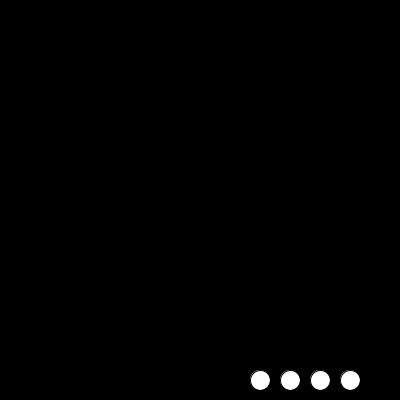
Frame 1 (no input)
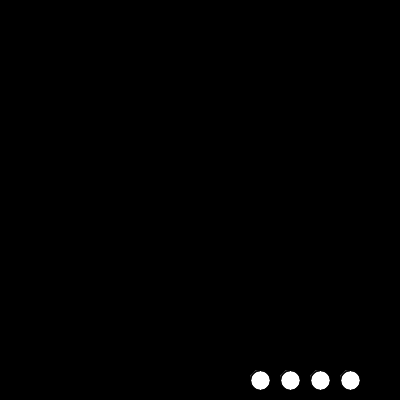
Frame 60 (the mouse pressed at the canvas centre just before this capture)
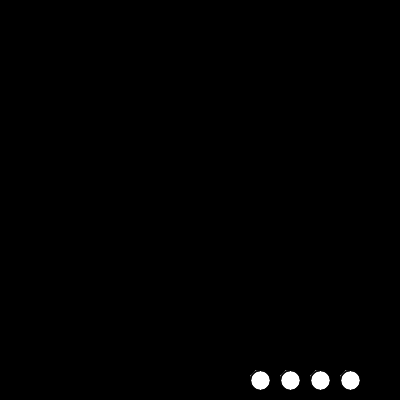
Frame 120 (the mouse held since frame 60 and released just before this capture)

The Processing sketch that drew these frames (run headless with seeded random() and noise(); from frame 60 on, the mouse is pressed at the canvas centre):

// Processing sketch: processing_99650
// ── processing_99650.pde

int x1 = 250;
int y1 = 370;
int x2 = x1+30;
//int y2 = y1+30;
int x3 = x2+30;
//int y3 = y2+30;
int x4 = x3+30;

float[] a = new float[75];
float[] b = new float[75];
float[] c = new float[75];
float[] d = new float[75];

void setup() {
  size (400,400);
  stroke(0);
  background(0);
}
void draw() {
  ellipse (x1+10,y1+10,20,20);
  ellipse (x2+10,y1+10,20,20);
  ellipse (x3+10,y1+10,20,20);
  ellipse (x4+10,y1+10,20,20);
  fill(255,255,255,30);
  if ((mouseX >= x4)&&(mouseX <= (x4 +20))&&(mouseY >= y1)&&(mouseY <= (y1 + 20)) 
    &&(mousePressed)) { 
    background(0);
  }

}
void mousePressed() {
  if ((mouseX >= x1)&&(mouseX <= x1 +20)&&(mouseY >= y1)&&(mouseY <= y1 + 20) 
    &&(mousePressed)) { 
    for(int i=0;i < 75;i++)  {
      a[i]=random(0,400);
      b[i]=random(0,400);
      c[i]=random(0,400);
      d[i]=random(0,400);  
      stroke(0);
      fill(2*i,0,3*i,0.75*i);
      rect(a[i],b[i],i,i*1.5) ;
    }
  }
  if ((mouseX >= x2)&&(mouseX <= x2 +20)&&(mouseY >= y1)&&(mouseY <= y1 + 20) 
    &&(mousePressed)) { 
    for(int e=0;e < 75;e++)  {
      a[e]=random(0,400);
      b[e]=random(0,400);
      c[e]=random(0,400);
      d[e]=random(0,400);  
      stroke(0);
      fill(e,1*e,3*e,2*e);
      ellipse(a[e],b[e],e*random(0,4),e*random(0,2)) ;
    }

  }
  if ((mouseX >= x3)&&(mouseX <= (x3 +20))&&(mouseY >= y1)&&(mouseY <= (y1 + 20)) 
    &&(mousePressed)) { 
    for(int f=0;f < 75;f++)  {
      a[f]=random(0,400);
      b[f]=random(0,400);
      c[f]=random(0,400);
      d[f]=random(0,400);  
      stroke(0);
      fill(1*f,3*f,0.5*f,1*f);
      triangle(a[f]*random(0,30),b[f]*random(0,30),c[f]*random(0,30),d[f]*random(0,30),f+10*random(0,30),f+20*random(0,30)) ;
    }
  }
}
